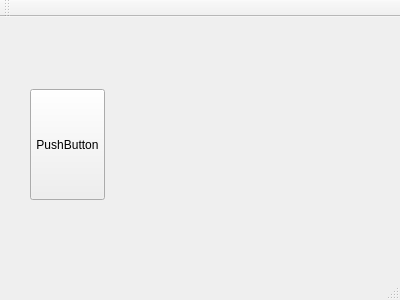
<?xml version="1.0" encoding="UTF-8"?>
<ui version="4.0">
 <class>MainWindow</class>
 <widget class="QMainWindow" name="MainWindow">
  <property name="geometry">
   <rect>
    <x>0</x>
    <y>0</y>
    <width>400</width>
    <height>300</height>
   </rect>
  </property>
  <property name="windowTitle">
   <string>MainWindow</string>
  </property>
  <property name="toolButtonStyle">
   <enum>Qt::ToolButtonIconOnly</enum>
  </property>
  <widget class="QWidget" name="centralWidget">
   <widget class="QPushButton" name="pushButton">
    <property name="geometry">
     <rect>
      <x>30</x>
      <y>72</y>
      <width>75</width>
      <height>111</height>
     </rect>
    </property>
    <property name="text">
     <string>PushButton</string>
    </property>
   </widget>
  </widget>
  <widget class="QMenuBar" name="menuBar">
   <property name="geometry">
    <rect>
     <x>0</x>
     <y>0</y>
     <width>400</width>
     <height>21</height>
    </rect>
   </property>
  </widget>
  <widget class="QToolBar" name="mainToolBar">
   <attribute name="toolBarArea">
    <enum>TopToolBarArea</enum>
   </attribute>
   <attribute name="toolBarBreak">
    <bool>false</bool>
   </attribute>
  </widget>
  <widget class="QStatusBar" name="statusBar"/>
 </widget>
 <layoutdefault spacing="6" margin="11"/>
 <resources/>
 <connections/>
</ui>
